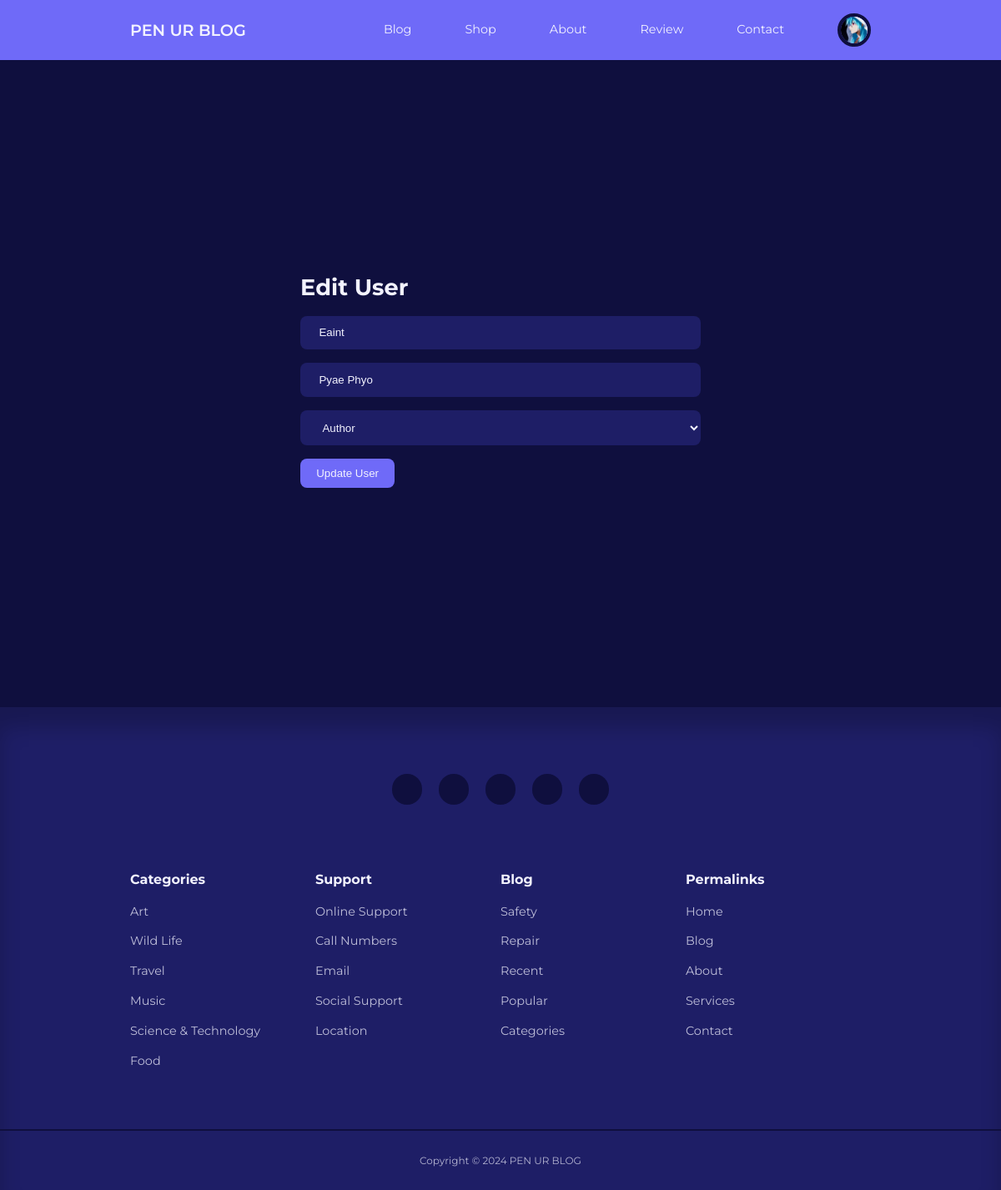
/blog/admin/edit-user.php?id=7 (signed in), run on the app's committed database.
### tables this page shows
CREATE TABLE `users` (
  `id` int(11) UNSIGNED NOT NULL,
  `firstname` varchar(50) NOT NULL,
  `lastname` varchar(50) NOT NULL,
  `username` varchar(50) NOT NULL,
  `email` varchar(100) NOT NULL,
  `password` varchar(255) NOT NULL,
  `avatar` varchar(255) NOT NULL,
  `is_admin` tinyint(1) NOT NULL,
  `bio` varchar(255) NOT NULL,
  `reset_token_hash` varchar(64) DEFAULT NULL,
  `reset_token_expires_at` datetime DEFAULT NULL
);

### blog/admin/partials/header.php (called while the page is built, shortened)
<?php
require '../partials/header.php';

### blog/admin/edit-user.php (the view, shortened to what this page needs)
<?php
include 'partials/header.php';
if (isset($_GET['id'])) {
    $id = filter_var($_GET['id'], FILTER_SANITIZE_NUMBER_INT);
    $query = "SELECT * FROM users WHERE id=$id";
    $result = mysqli_query($connection, $query);
    $user = mysqli_fetch_assoc($result);
} else {
    header('location: ' . ROOT_URL . 'admin/manage-users.php');
    die();
}
?>
<section class="form__section">
    <div class="container form__section-container">
        <h2>Edit User</h2>
        <form action="<?= ROOT_URL ?>admin/edit-user-logic.php" method="POST">
            <input type="text" value="<?= $user['firstname'] ?>" name="firstname" placeholder="First Name">
            <input type="text" value="<?= $user['lastname'] ?>" name="lastname" placeholder="Last Name">
            <select name="userrole">
                <option value="0">Author</option>
            </select>
            <button type="submit" name="submit" class="btn">Update User</button>
        </form>
    </div>
</section>
<?php
include '../partials/footer.php';
?>

### blog/partials/header.php (shortened to what this page needs)
<?php
require 'config/database.php';
if (isset($_SESSION['user-id'])) {
    $id = filter_var($_SESSION['user-id'], FILTER_SANITIZE_NUMBER_INT);
    $query = "SELECT * FROM users WHERE id=$id";
    $result = mysqli_query($connection, $query);
    $user = mysqli_fetch_assoc($result);
}
?>
<!DOCTYPE html>
<html lang="en">
<head>
    <link rel="stylesheet" href="<?= ROOT_URL ?>css/style.css">
    <link rel="stylesheet" href="https://unicons.iconscout.com/release/v4.0.0/css/line.css">
</head>
<body>
    <nav>
        <div class="container nav__container">
            <a href="<?= ROOT_URL ?>" class="nav__logo">PEN UR BLOG</a>
            <ul class="nav__items">
                <li><a href="<?= ROOT_URL ?>blog.php">Blog</a></li>
                <li><a href="<?= ROOT_URL ?>shop.php">Shop</a></li>
                <li><a href="<?= ROOT_URL ?>about.php">About</a></li>
                <li><a href="<?= ROOT_URL ?>review.php">Review</a></li>
                <li><a href="<?= ROOT_URL ?>contact.php">Contact</a></li>
                <?php if (isset($_SESSION['user-id'])) : ?>
                    <li class="nav__profile">
                        <div class="avatar">
                            <img src="<?= ROOT_URL . 'images/' . $user['avatar'] ?>">
                        </div>
                    </li>
                <?php else : ?>
                    <li><a href="<?= ROOT_URL ?>signin.php">LogIn</a></li>
                <?php endif ?>
            </ul>
        </div>
    </nav>

### blog/css/style.css (style rules this page uses)
:root { --color-primary: #6f6af8; --color-primary-light: hsl(242, 91%, 69%, 18%); --color-primary-variant: #5854c7; --color-red: #da0f3f; --color-red-light: hsl(346, 87%, 46%, 15%); --color-green: #00c476; --color-green-light: hsl(156, 100%, 38%, 15%); --color-gray-900: #1e1e66; --color-gray-700: #2d2b7c; --color-gray-300: rgba(242, 242, 254, 0.3); --color-gray-200: rgba(242, 242, 254, 0.7); --color-white: #f2f2fe; --color-bg: #0f0f3e; --transition: all 300ms ease; --container-width-lg: 74%; --container-width-md: 88%; --form-width: 40%; --card-border-radius-1: 0.3rem; --card-border-radius-2: 0.5rem; --card-border-radius-3: 0.8rem; --card-border-radius-4: 2rem; --card-border-radius-5: 5rem; }
* { margin: 0; padding: 0; outline: 0; border: 0; appearance: 0; list-style: none; text-decoration: none; box-sizing: border-box; }
body { font-family: 'Montserrat', sans-serif; line-height: 1.6; color: var(--color-gray-200); overflow-x: hidden; background: var(--color-bg); font-size: 0.9em; }
.container { width: var(--container-width-lg); max-width: 1800px; margin-inline: auto; }
section { margin-top: 3rem; width: 100vw; }
h1, h2, h3, h4, h5 { color: var(--color-white); line-height: 1.3; }
h2 { font-size: 1.7rem; margin: 1rem 0; }
a { color: var(--color-white); transition: var(--transition); }
img { display: block; width: 100%; object-fit: cover; }
nav { background: var(--color-primary); width: 100vw; height: 4.5rem; position: fixed; top: 0; z-index: 10; box-shadow: 0 1rem 1rem rgba(0, 0, 0, 0, 2); }
.nav__container { height: 100%; display: flex; align-items: center; justify-content: space-between; }
.avatar { width: 2.5rem; height: 2.5rem; border-radius: 50%; overflow: hidden; border: 0.3rem solid var(--color-bg); }
.nav__logo { font-weight: 600; font-size: 1.2rem; }
.nav__items { display: flex; align-items: center; gap: 4rem; }
.nav__profile { position: relative; cursor: pointer; }
.btn { display: inline-block; width: fit-content; padding: 0.6rem 1.2rem; background-color: var(--color-primary); border-radius: var(--card-border-radius-2); cursor: pointer; transition: var(--transition); color: var(--color-white); }
.form__section { display: grid; place-items: center; height: 100vh; }
.form__section-container { width: var(--form-width); }
form { display: flex; flex-direction: column; gap: 1rem; }
input, textarea, select { padding: 0.8rem 1.4rem; background-color: var(--color-gray-900); border-radius: var(--card-border-radius-2); resize: none; color: var(--color-white); }

### data on the page
users: avatar (picture), firstname "Eaint", lastname "Pyae Phyo"
